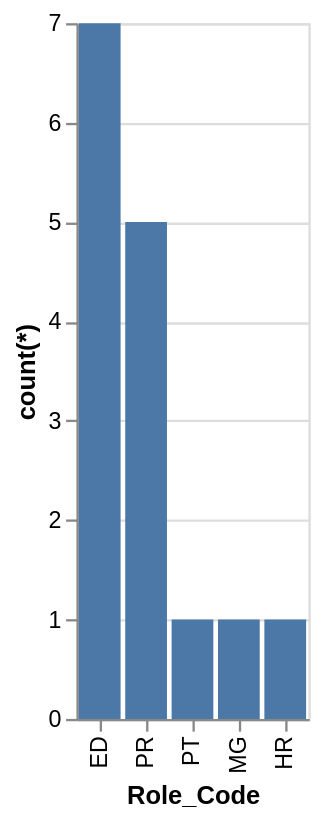

Write a Vega-Lite specification for this figure.
### Vega-Lite specification from a JSON file in a GitHub repository (floating-point values rounded to 4 significant figures)
{"data": {"values": [{"x_data": "ED", "y_data": 7}, {"x_data": "PR", "y_data": 5}, {"x_data": "PT", "y_data": 1}, {"x_data": "MG", "y_data": 1}, {"x_data": "HR", "y_data": 1}]}, "mark": "bar", "encoding": {"x": {"field": "x_data", "type": "nominal", "title": "Role_Code", "sort": {"op": "sum", "field": "y_data", "order": "descending"}}, "y": {"field": "y_data", "type": "quantitative", "title": "count(*)"}}}
